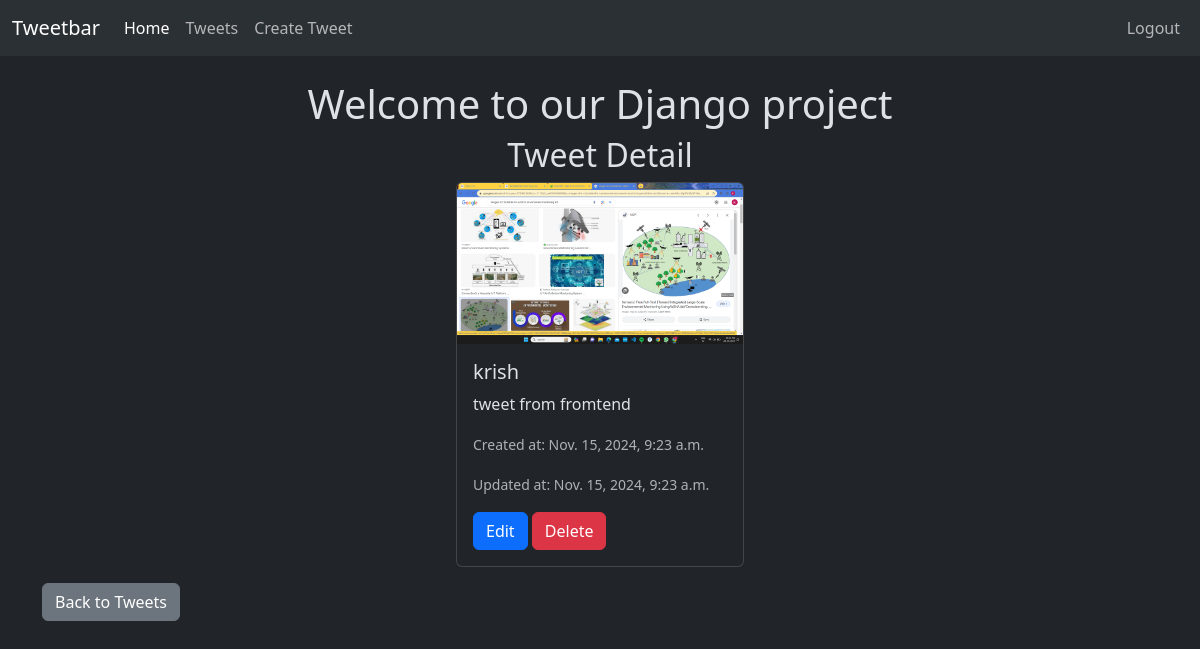
The page /tweets/2/ (signed in) on the database its author committed.
### tweet/models.py (models this page shows, shortened)
class Tweet(models.Model):
    user = models.ForeignKey(User, on_delete=models.CASCADE)
    text = models.TextField(max_length=240)
    photo = models.ImageField(upload_to='images/', blank=True, null=True)
    created_at = models.DateTimeField(auto_now_add=True)
    updated_at = models.DateTimeField(auto_now=True)

### tweet/views.py (the view)
# urls.py: path('tweets/<int:tweet_id>/', views.tweet_detail, name='tweet_detail'),
def tweet_detail(request, tweet_id):
    tweet = get_object_or_404(Tweet, pk=tweet_id)
    return render(request, 'tweet_detail.html', {'tweet': tweet})

### tweet/templates/tweet_detail.html (shortened to what this page needs)
{% extends "layout.html" %}
{% block content %}
  <h1 class="text-center">Welcome to our Django project</h1>
  <h2 class="text-center">Tweet Detail</h2>
  <div class="card" style="width: 18rem; margin: auto;">
    {% if tweet.photo %}
      <img src="{{ tweet.photo.url }}" class="card-img-top" alt="Tweet Image">
    {% endif %}
    <div class="card-body">
      <h5 class="card-title">{{ tweet.user.username }}</h5>
      <p class="card-text">{{ tweet.text }}</p>
      <p class="card-text"><small class="text-muted">Created at: {{ tweet.created_at }}</small></p>
      <p class="card-text"><small class="text-muted">Updated at: {{ tweet.updated_at }}</small></p>
      <a href="{% url 'tweet_edit' tweet.id %}" class="btn btn-primary">Edit</a>
      <a href="{% url 'tweet_delete' tweet.id %}" class="btn btn-danger">Delete</a>
    </div>
  </div>
  <a href="{% url 'tweet_list' %}" class="btn btn-secondary mt-3">Back to Tweets</a>
{% endblock %}

### rows shown on the page
Tweet: photo (picture), user.username "krish", text "tweet from fromtend", created_at "Nov. 15, 2024, 9:23 a.m.", updated_at "Nov. 15, 2024, 9:23 a.m."
